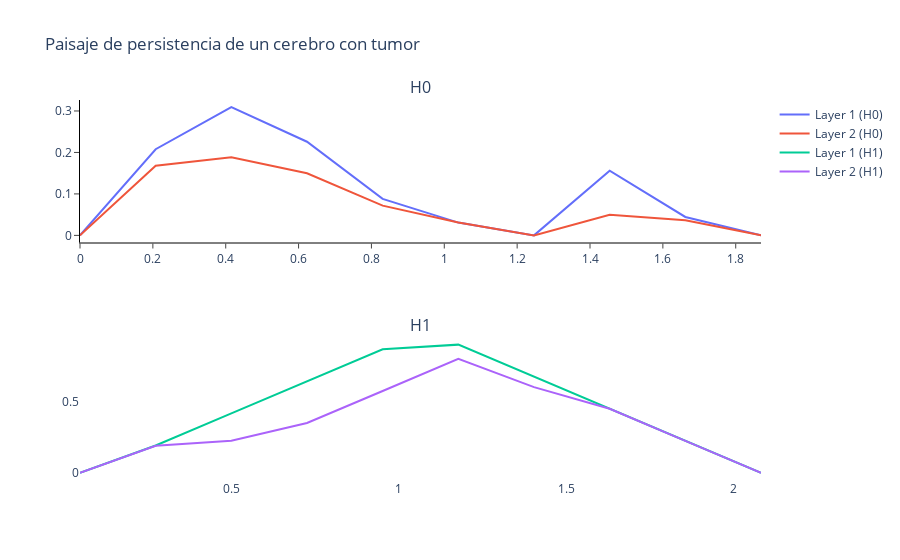
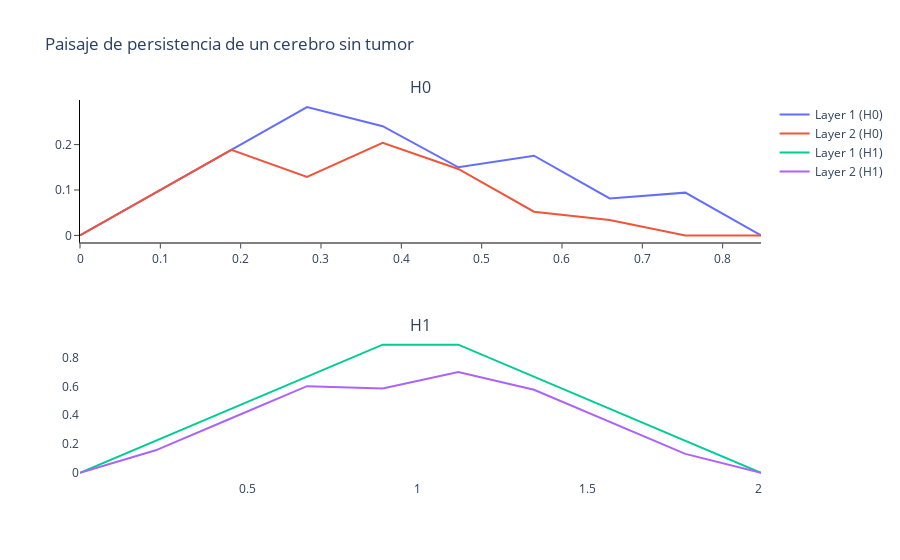

The cell these charts' notebook holds for them, in order:
### Code cell
im_yes_landscape_plot = persistence_landscape.fit_transform_plot(im_yes_filtered, 
                                                                 plotly_params={'layout':{'title':'Paisaje de persistencia de un cerebro con tumor'}})
im_no_landscape_plot = persistence_landscape.fit_transform_plot(im_no_filtered, 
                                                                plotly_params={'layout':{'title':'Paisaje de persistencia de un cerebro sin tumor'}})

### Figure 1 — Plotly figure (JSON) as saved in the notebook; plotly's stock layout.template omitted (floating-point values rounded to 4 significant figures)
{"data": [{"hoverinfo": "none", "mode": "lines", "name": "Layer 1 (H0)", "showlegend": true, "type": "scatter", "x": [0, 0.2077, 0.4154, 0.6231, 0.8308, 1.039, 1.246, 1.454, 1.662, 1.869], "xaxis": "x", "y": [0, 0.2077, 0.3093, 0.2259, 0.08798, 0.03084, 0, 0.156, 0.04444, 0], "yaxis": "y"}, {"hoverinfo": "none", "mode": "lines", "name": "Layer 2 (H0)", "showlegend": true, "type": "scatter", "x": [0, 0.2077, 0.4154, 0.6231, 0.8308, 1.039, 1.246, 1.454, 1.662, 1.869], "xaxis": "x", "y": [0, 0.1678, 0.1887, 0.1497, 0.07166, 0.03084, 0, 0.04989, 0.03628, 0], "yaxis": "y"}, {"hoverinfo": "none", "mode": "lines", "name": "Layer 1 (H1)", "showlegend": true, "type": "scatter", "x": [0.04898, 0.2748, 0.5007, 0.7265, 0.9524, 1.178, 1.404, 1.63, 1.856, 2.082], "xaxis": "x2", "y": [2.776e-17, 0.1932, 0.419, 0.6449, 0.8707, 0.9034, 0.6776, 0.4517, 0.2259, 1.11e-16], "yaxis": "y2"}, {"hoverinfo": "none", "mode": "lines", "name": "Layer 2 (H1)", "showlegend": true, "type": "scatter", "x": [0.04898, 0.2748, 0.5007, 0.7265, 0.9524, 1.178, 1.404, 1.63, 1.856, 2.082], "xaxis": "x2", "y": [0, 0.1905, 0.2259, 0.351, 0.5769, 0.8027, 0.6041, 0.4517, 0.2259, 1.11e-16], "yaxis": "y2"}], "layout": {"annotations": [{"font": {"size": 16}, "showarrow": false, "text": "H0", "x": 0.5, "xanchor": "center", "xref": "paper", "y": 1, "yanchor": "bottom", "yref": "paper"}, {"font": {"size": 16}, "showarrow": false, "text": "H1", "x": 0.5, "xanchor": "center", "xref": "paper", "y": 0.375, "yanchor": "bottom", "yref": "paper"}], "autosize": true, "plot_bgcolor": "white", "title": {"text": "Paisaje de persistencia de un cerebro con tumor"}, "xaxis": {"anchor": "y", "autorange": true, "domain": [0, 1], "exponentformat": "e", "linecolor": "black", "linewidth": 1, "mirror": false, "range": [0, 1.869], "showexponent": "all", "showline": true, "side": "bottom", "ticks": "outside", "type": "linear", "zeroline": true}, "xaxis2": {"anchor": "y2", "autorange": true, "domain": [0, 1], "range": [0.04898, 2.082], "type": "linear"}, "yaxis": {"anchor": "x", "autorange": true, "domain": [0.625, 1], "exponentformat": "e", "linecolor": "black", "linewidth": 1, "mirror": false, "range": [-0.01718, 0.3265], "showexponent": "all", "showline": true, "side": "left", "ticks": "outside", "type": "linear", "zeroline": true}, "yaxis2": {"anchor": "x2", "autorange": true, "domain": [0, 0.375], "range": [-0.05019, 0.9536], "type": "linear"}}}

### Figure 2 — Plotly figure (JSON) as saved in the notebook; plotly's stock layout.template omitted (floating-point values rounded to 4 significant figures)
{"data": [{"hoverinfo": "none", "mode": "lines", "name": "Layer 1 (H0)", "showlegend": true, "type": "scatter", "x": [0, 0.09419, 0.1884, 0.2826, 0.3768, 0.471, 0.5652, 0.6594, 0.7535, 0.8477], "xaxis": "x", "y": [0, 0.09419, 0.1884, 0.2826, 0.2405, 0.15, 0.1756, 0.08139, 0.09419, 5.551e-17], "yaxis": "y"}, {"hoverinfo": "none", "mode": "lines", "name": "Layer 2 (H0)", "showlegend": true, "type": "scatter", "x": [0, 0.09419, 0.1884, 0.2826, 0.3768, 0.471, 0.5652, 0.6594, 0.7535, 0.8477], "xaxis": "x", "y": [0, 0.09419, 0.1884, 0.1289, 0.2039, 0.1463, 0.05213, 0.03384, 0, 0], "yaxis": "y"}, {"hoverinfo": "none", "mode": "lines", "name": "Layer 1 (H1)", "showlegend": true, "type": "scatter", "x": [0.00823, 0.2305, 0.4527, 0.6749, 0.8971, 1.119, 1.342, 1.564, 1.786, 2.008], "xaxis": "x2", "y": [0, 0.2222, 0.4444, 0.6667, 0.8889, 0.8889, 0.6667, 0.4444, 0.2222, 0], "yaxis": "y2"}, {"hoverinfo": "none", "mode": "lines", "name": "Layer 2 (H1)", "showlegend": true, "type": "scatter", "x": [0.00823, 0.2305, 0.4527, 0.6749, 0.8971, 1.119, 1.342, 1.564, 1.786, 2.008], "xaxis": "x2", "y": [0, 0.1564, 0.3786, 0.6008, 0.5844, 0.6996, 0.5761, 0.3539, 0.1317, 0], "yaxis": "y2"}], "layout": {"annotations": [{"font": {"size": 16}, "showarrow": false, "text": "H0", "x": 0.5, "xanchor": "center", "xref": "paper", "y": 1, "yanchor": "bottom", "yref": "paper"}, {"font": {"size": 16}, "showarrow": false, "text": "H1", "x": 0.5, "xanchor": "center", "xref": "paper", "y": 0.375, "yanchor": "bottom", "yref": "paper"}], "autosize": true, "plot_bgcolor": "white", "title": {"text": "Paisaje de persistencia de un cerebro sin tumor"}, "xaxis": {"anchor": "y", "autorange": true, "domain": [0, 1], "exponentformat": "e", "linecolor": "black", "linewidth": 1, "mirror": false, "range": [0, 0.8477], "showexponent": "all", "showline": true, "side": "bottom", "ticks": "outside", "type": "linear", "zeroline": true}, "xaxis2": {"anchor": "y2", "autorange": true, "domain": [0, 1], "range": [0.00823, 2.008], "type": "linear"}, "yaxis": {"anchor": "x", "autorange": true, "domain": [0.625, 1], "exponentformat": "e", "linecolor": "black", "linewidth": 1, "mirror": false, "range": [-0.0157, 0.2983], "showexponent": "all", "showline": true, "side": "left", "ticks": "outside", "type": "linear", "zeroline": true}, "yaxis2": {"anchor": "x2", "autorange": true, "domain": [0, 0.375], "range": [-0.04938, 0.9383], "type": "linear"}}}
